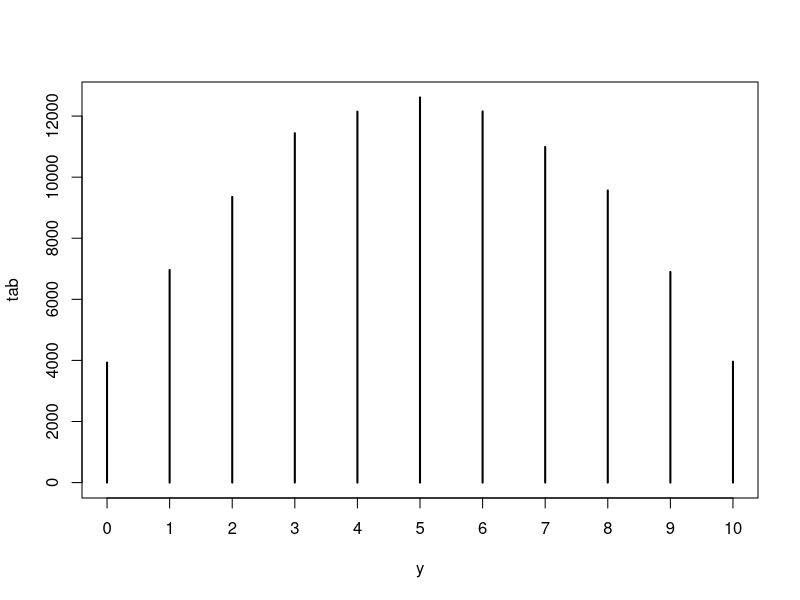

Reproduce this figure in R.
#y_i ~ Binom(10, phi_i)
#phi_i ~ Beta(2,2)

#simulate phi_i from Beta(2,2)
m=1e5

y=numeric(m)
phi=numeric(m)

#populate y and phi from beta and binom simulations
for ( i in 1:m){
   phi[i]=rbeta(1, 2, 2)
   y[i]= rbinom(1, size=10, prob=phi[i])
}

#vectorized

phi=rbeta(m, 2, 2)
y= rbinom(m, 10, phi)

tab=table(y)

tab/m
#marginal dist of y beta-binomial
plot(tab)

#marginal exp val of y

mean(y)

